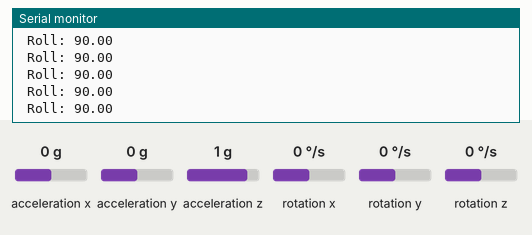
This sketch was run on a simulated ESP32. Parts: the last lines printed to the serial monitor. The test bench sets the inputs (shaded band); at power-on: acceleration y 0 g, acceleration z 1 g, rotation x 0 °/s, acceleration x 0 g, rotation y 0 °/s, rotation z 0 °/s.

Above: at 2.2 s.
2.3 s: acceleration y set to -1.4 g
At 3.2 s:
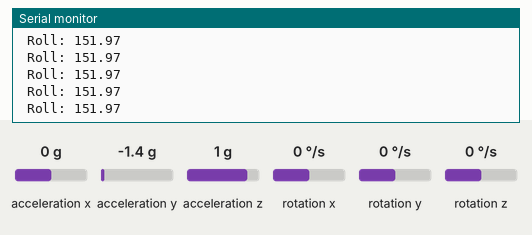
3.8 s: acceleration z set to -1.4 g
At 4.6 s:
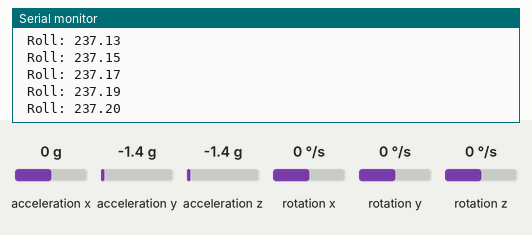
5.3 s: rotation x set to -192 °/s
At 6.3 s:
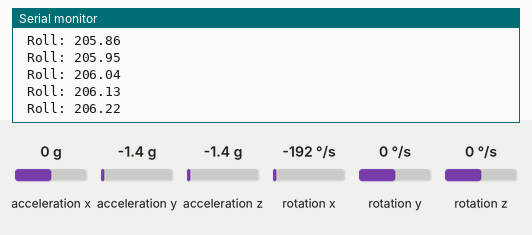
Timing chart, 0 to 8.3 s (numbered marks = the images above; inputs shaded):
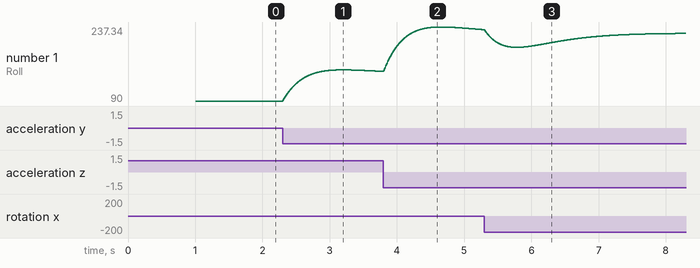

The sketch:

imutest.ino
```cpp
#include <Wire.h>

#include "IMU.h"
IMU imu;

unsigned long lastPrint = 0;

void setup() {
  Serial.begin(115200);
  delay(1000);

   Wire.begin(21, 22, 400000);            // SDA, SCL default pins on ESP32
  imu.initialize();
}

void loop() {
imu.updateAngle();
imu.printDiagnostics();
}
```

IMU.cpp
```cpp
#include "IMU.h"
#include <Arduino.h>
#include <math.h>

IMU::IMU()
    : rollAngle(0.0f),
      gyroRollRate(0.0f),
      lastTime(0),
      accRoll(0.0f),
      dt(0.0f) {
}

bool IMU::initialize() {
    Serial.println("Initializing MPU6050 (Kalman pitch)...");

    Wire.begin(21, 22, 400000);
    mpu.initialize();

    if (!mpu.testConnection()) {
        Serial.println("MPU6050 connection failed!");
        return false;
    }

    // Optional: calibrated offsets
    mpu.setXGyroOffset(0);
    mpu.setYGyroOffset(0);
    mpu.setZGyroOffset(0);

    // Kalman parameters (same behavior as your test)
    kalmanRoll.setQangle(0.001f);
    kalmanRoll.setQbias(0.003f);
    kalmanRoll.setRmeasure(0.03f);

    lastTime = micros();

    Serial.println("MPU6050 ready (Kalman pitch).");
    return true;
}

bool IMU::updateAngle() {
    int16_t ax, ay, az;
    int16_t gx, gy, gz;

    mpu.getMotion6(&ax, &ay, &az, &gx, &gy, &gz);

    // Time step (seconds)
    unsigned long now = micros();
    dt = (now - lastTime) / 1000000.0f;
    lastTime = now;

    if (dt <= 0.0f) {
        return false;
    }

    // Accelerometer ROLL
    accRoll = atan2(-ay, az) * 180.0f / PI;

    // Gyro ROLL rate from X-axis (deg/s)
    gyroRollRate = (float)gx / 131.0f;  // deg/s

    // Kalman filter
    kalmanRollAngle = kalmanRoll.getAngle(accRoll, gyroRollRate, dt);
    rollAngle = kalmanRollAngle + 90; // offset may be 0–90 depending on mounting

    return true;
}

void IMU::printDiagnostics() {
    Serial.print(" Roll: ");
    Serial.println(rollAngle, 2);
}
```

IMU.h
```cpp
#ifndef IMU_H
#define IMU_H

#include <Wire.h>
#include <MPU6050.h>
#include <Kalman.h>

class IMU {
private:
    MPU6050 mpu;
    Kalman kalmanRoll;
    float kalmanRollAngle;
    float rollAngle;
    float gyroRollRate;
    float accRoll;
	float dt;
	unsigned long lastTime = 0;


public:
    IMU();

    bool initialize();
    bool updateAngle();

    float getRollAngle() const { return rollAngle; }
    void printDiagnostics();
};


#endif
```

Measured:
- after the input at 2.3 s, the serial monitor: prints a new line at once (image 1)
- plotted number 1: 90 → 148.94 after the input at 2.3 s
